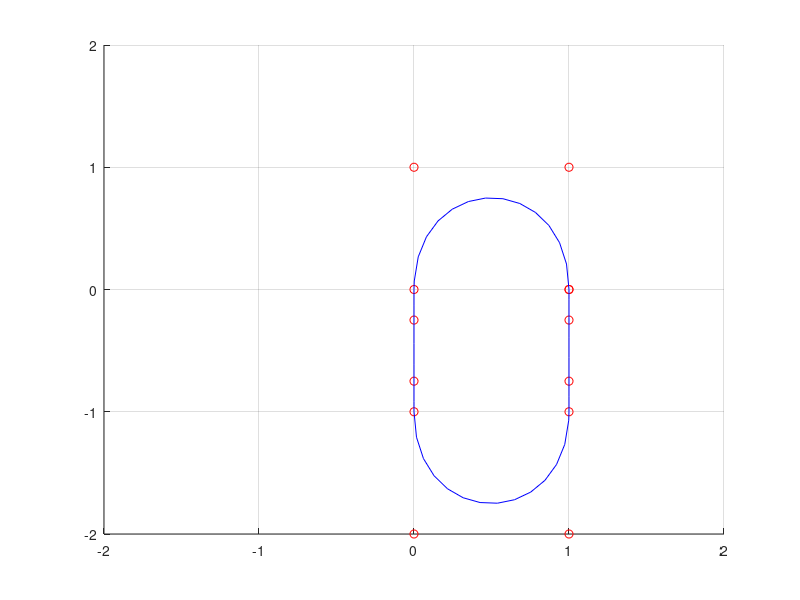

Here is the MATLAB script that generated this plot:
clear all
close all

points = [1 ,  0 ,   0 ; 
1 ,  1 ,   0 ; 
0 ,  1 ,   0 ; 
0 ,  0 ,   0 ; 
0 ,  -0.25 ,   0 ; 
0 ,  -0.75 ,   0 ; 
0 ,  -1 ,   0 ; 
0 ,  -2 ,   0 ; 
1 ,  -2 ,   0 ; 
1 ,  -1 ,   0 ; 
1 ,  -0.75 ,   0 ; 
1 ,  -0.25 ,   0 ; 
1 ,  0 ,   0 ];

discret = [1 ,  0 ; 
0.9839276671409607 ,  0.2083764672279358 ; 
0.9390990138053894 ,  0.38291409611701965 ; 
0.8705965280532837 ,  0.523612916469574 ; 
0.7835027575492859 ,  0.6304729580879211 ; 
0.6829001307487488 ,  0.703494131565094 ; 
0.5738711357116699 ,  0.7426764965057373 ; 
0.46149834990501404 ,  0.7480199933052063 ; 
0.3508642017841339 ,  0.7195247411727905 ; 
0.24705123901367188 ,  0.6571906208992004 ; 
0.1551419198513031 ,  0.5610176920890808 ; 
0.08021876960992813 ,  0.43100595474243164 ; 
0.027364272624254227 ,  0.26715537905693054 ; 
0.0016609278973191977 ,  0.0694660022854805 ; 
0 ,  0 ; 0 ,  -0.12731771171092987 ; 
0 ,  -0.27816319465637207 ; 
0 ,  -0.442490816116333 ; 
0 ,  -0.6102549433708191 ; 
0 ,  -0.7714099287986755 ; 
0 ,  -0.9159101247787476 ; 
0 ,  -1 ; 0.01607232727110386 ,  -1.208376407623291 ; 
0.06090097874403 ,  -1.3829140663146973 ; 
0.12940345704555511 ,  -1.5236129760742188 ; 
0.2164972573518753 ,  -1.6304728984832764 ; 
0.3170998990535736 ,  -1.7034940719604492 ; 
0.4261288642883301 ,  -1.7426764965057373 ; 
0.5385016798973083 ,  -1.748020052909851 ; 
0.6491357684135437 ,  -1.7195247411727905 ; 
0.7529487609863281 ,  -1.6571906805038452 ; 
0.8448580503463745 ,  -1.5610177516937256 ; 
0.9197812080383301 ,  -1.4310059547424316 ; 
0.9726357460021973 ,  -1.267155408859253 ; 
0.998339056968689 ,  -1.0694659948349 ; 
1 ,  -1 ; 1 ,  -0.8726822733879089 ; 
1 ,  -0.7218368053436279 ; 
1 ,  -0.557509183883667 ; 
1 ,  -0.3897450566291809 ; 
1 ,  -0.22859010100364685 ; 
1 ,  -0.08408989757299423 ; 
1 ,  0 ];

    
figure, hold on
grid on
axis([-2,2,-2,2])
plot(points(:,1), points(:,2), 'or')
plot(discret(:,1), discret(:,2), 'b')